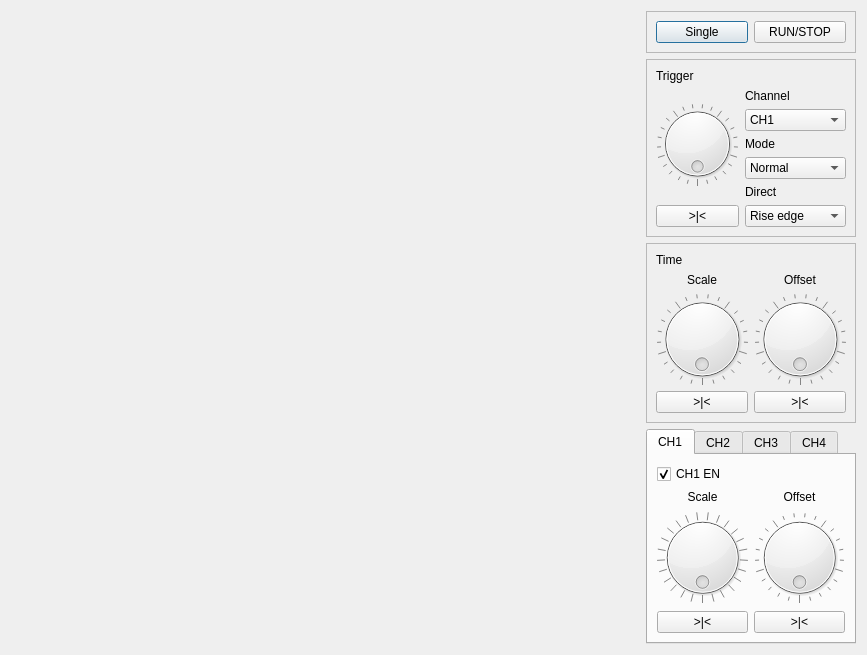
<?xml version="1.0" encoding="UTF-8"?>
<ui version="4.0">
 <class>oscilloscope</class>
 <widget class="QDialog" name="oscilloscope">
  <property name="geometry">
   <rect>
    <x>0</x>
    <y>0</y>
    <width>867</width>
    <height>655</height>
   </rect>
  </property>
  <property name="windowTitle">
   <string>Dialog</string>
  </property>
  <layout class="QHBoxLayout" name="horizontalLayout_9" stretch="3,1">
   <item>
    <layout class="QVBoxLayout" name="verticalLayout_23" stretch="20,1,0">
     <item>
      <widget class="ScopeView" name="scopeview" native="true">
       <property name="minimumSize">
        <size>
         <width>600</width>
         <height>400</height>
        </size>
       </property>
      </widget>
     </item>
     <item>
      <spacer name="verticalSpacer">
       <property name="orientation">
        <enum>Qt::Vertical</enum>
       </property>
       <property name="sizeType">
        <enum>QSizePolicy::Fixed</enum>
       </property>
       <property name="sizeHint" stdset="0">
        <size>
         <width>30</width>
         <height>20</height>
        </size>
       </property>
      </spacer>
     </item>
     <item>
      <widget class="PreView" name="preview" native="true">
       <property name="minimumSize">
        <size>
         <width>0</width>
         <height>30</height>
        </size>
       </property>
      </widget>
     </item>
    </layout>
   </item>
   <item>
    <layout class="QVBoxLayout" name="verticalLayout_22">
     <item>
      <widget class="QFrame" name="frame">
       <property name="frameShape">
        <enum>QFrame::StyledPanel</enum>
       </property>
       <property name="frameShadow">
        <enum>QFrame::Raised</enum>
       </property>
       <layout class="QHBoxLayout" name="horizontalLayout_8">
        <item>
         <widget class="QPushButton" name="singleBTN">
          <property name="text">
           <string>Single</string>
          </property>
         </widget>
        </item>
        <item>
         <widget class="QPushButton" name="runBTN">
          <property name="text">
           <string>RUN/STOP</string>
          </property>
         </widget>
        </item>
       </layout>
      </widget>
     </item>
     <item>
      <widget class="QFrame" name="frame_3">
       <property name="frameShape">
        <enum>QFrame::StyledPanel</enum>
       </property>
       <property name="frameShadow">
        <enum>QFrame::Raised</enum>
       </property>
       <layout class="QVBoxLayout" name="verticalLayout_21">
        <item>
         <widget class="QLabel" name="label_12">
          <property name="text">
           <string>Trigger</string>
          </property>
         </widget>
        </item>
        <item>
         <layout class="QHBoxLayout" name="horizontalLayout_7">
          <item>
           <layout class="QVBoxLayout" name="verticalLayout_19">
            <item>
             <widget class="Encoder" name="triggerENC">
              <property name="wrapping">
               <bool>true</bool>
              </property>
              <property name="notchesVisible">
               <bool>true</bool>
              </property>
             </widget>
            </item>
            <item>
             <widget class="QPushButton" name="triggerBTN">
              <property name="text">
               <string>&gt;|&lt;</string>
              </property>
             </widget>
            </item>
           </layout>
          </item>
          <item>
           <layout class="QVBoxLayout" name="verticalLayout_20">
            <item>
             <widget class="QLabel" name="label_3">
              <property name="text">
               <string>Channel</string>
              </property>
             </widget>
            </item>
            <item>
             <widget class="QComboBox" name="triggerCH">
              <item>
               <property name="text">
                <string>CH1</string>
               </property>
              </item>
              <item>
               <property name="text">
                <string>CH2</string>
               </property>
              </item>
              <item>
               <property name="text">
                <string>CH3</string>
               </property>
              </item>
              <item>
               <property name="text">
                <string>CH4</string>
               </property>
              </item>
             </widget>
            </item>
            <item>
             <widget class="QLabel" name="label_17">
              <property name="text">
               <string>Mode</string>
              </property>
             </widget>
            </item>
            <item>
             <widget class="QComboBox" name="triggerMode">
              <item>
               <property name="text">
                <string>Normal</string>
               </property>
              </item>
              <item>
               <property name="text">
                <string>Auto</string>
               </property>
              </item>
             </widget>
            </item>
            <item>
             <widget class="QLabel" name="label_18">
              <property name="text">
               <string>Direct</string>
              </property>
             </widget>
            </item>
            <item>
             <widget class="QComboBox" name="triggerDirect">
              <item>
               <property name="text">
                <string>Rise edge</string>
               </property>
              </item>
              <item>
               <property name="text">
                <string>Fall edge</string>
               </property>
              </item>
              <item>
               <property name="text">
                <string>Rise and Fall</string>
               </property>
              </item>
             </widget>
            </item>
           </layout>
          </item>
         </layout>
        </item>
       </layout>
      </widget>
     </item>
     <item>
      <widget class="QFrame" name="frame_2">
       <property name="frameShape">
        <enum>QFrame::StyledPanel</enum>
       </property>
       <property name="frameShadow">
        <enum>QFrame::Raised</enum>
       </property>
       <layout class="QVBoxLayout" name="verticalLayout_18">
        <item>
         <widget class="QLabel" name="label_11">
          <property name="text">
           <string>Time</string>
          </property>
         </widget>
        </item>
        <item>
         <layout class="QHBoxLayout" name="horizontalLayout_6">
          <item>
           <layout class="QVBoxLayout" name="verticalLayout_16">
            <item>
             <widget class="QLabel" name="label_15">
              <property name="text">
               <string>Scale</string>
              </property>
              <property name="alignment">
               <set>Qt::AlignCenter</set>
              </property>
             </widget>
            </item>
            <item>
             <widget class="Encoder" name="timescaleENC">
              <property name="wrapping">
               <bool>true</bool>
              </property>
              <property name="notchesVisible">
               <bool>true</bool>
              </property>
             </widget>
            </item>
            <item>
             <widget class="QPushButton" name="timeScaleBTN">
              <property name="text">
               <string>&gt;|&lt;</string>
              </property>
             </widget>
            </item>
           </layout>
          </item>
          <item>
           <layout class="QVBoxLayout" name="verticalLayout_17">
            <item>
             <widget class="QLabel" name="label_16">
              <property name="text">
               <string>Offset</string>
              </property>
              <property name="alignment">
               <set>Qt::AlignCenter</set>
              </property>
             </widget>
            </item>
            <item>
             <widget class="Encoder" name="timeoffsetENC">
              <property name="wrapping">
               <bool>true</bool>
              </property>
              <property name="notchesVisible">
               <bool>true</bool>
              </property>
             </widget>
            </item>
            <item>
             <widget class="QPushButton" name="timeOffsetBTN">
              <property name="text">
               <string>&gt;|&lt;</string>
              </property>
             </widget>
            </item>
           </layout>
          </item>
         </layout>
        </item>
       </layout>
      </widget>
     </item>
     <item>
      <widget class="QTabWidget" name="tabWidget">
       <property name="currentIndex">
        <number>0</number>
       </property>
       <widget class="QWidget" name="CH1">
        <attribute name="title">
         <string>CH1</string>
        </attribute>
        <layout class="QVBoxLayout" name="verticalLayout_3">
         <item>
          <widget class="QCheckBox" name="CH1_EN">
           <property name="text">
            <string>CH1 EN</string>
           </property>
           <property name="checked">
            <bool>true</bool>
           </property>
           <property name="tristate">
            <bool>false</bool>
           </property>
          </widget>
         </item>
         <item>
          <layout class="QHBoxLayout" name="horizontalLayout">
           <item>
            <layout class="QVBoxLayout" name="verticalLayout">
             <item>
              <widget class="QLabel" name="label">
               <property name="layoutDirection">
                <enum>Qt::LeftToRight</enum>
               </property>
               <property name="text">
                <string>Scale</string>
               </property>
               <property name="alignment">
                <set>Qt::AlignCenter</set>
               </property>
              </widget>
             </item>
             <item>
              <widget class="Encoder" name="CH1scaleENC">
               <property name="pageStep">
                <number>1</number>
               </property>
               <property name="wrapping">
                <bool>true</bool>
               </property>
               <property name="notchesVisible">
                <bool>true</bool>
               </property>
              </widget>
             </item>
             <item>
              <widget class="QPushButton" name="CH1ScaleBTN">
               <property name="text">
                <string>&gt;|&lt;</string>
               </property>
              </widget>
             </item>
            </layout>
           </item>
           <item>
            <layout class="QVBoxLayout" name="verticalLayout_2">
             <item>
              <widget class="QLabel" name="label_2">
               <property name="text">
                <string>Offset</string>
               </property>
               <property name="alignment">
                <set>Qt::AlignCenter</set>
               </property>
              </widget>
             </item>
             <item>
              <widget class="Encoder" name="CH1offsetENC">
               <property name="wrapping">
                <bool>true</bool>
               </property>
               <property name="notchesVisible">
                <bool>true</bool>
               </property>
              </widget>
             </item>
             <item>
              <widget class="QPushButton" name="CH1OffsetBTN">
               <property name="text">
                <string>&gt;|&lt;</string>
               </property>
              </widget>
             </item>
            </layout>
           </item>
          </layout>
         </item>
        </layout>
       </widget>
       <widget class="QWidget" name="CH2">
        <attribute name="title">
         <string>CH2</string>
        </attribute>
        <layout class="QVBoxLayout" name="verticalLayout_13">
         <item>
          <widget class="QCheckBox" name="CH2_EN">
           <property name="text">
            <string>CH2 EN</string>
           </property>
           <property name="checked">
            <bool>true</bool>
           </property>
           <property name="tristate">
            <bool>false</bool>
           </property>
          </widget>
         </item>
         <item>
          <layout class="QHBoxLayout" name="horizontalLayout_3">
           <item>
            <layout class="QVBoxLayout" name="verticalLayout_7">
             <item>
              <widget class="QLabel" name="label_5">
               <property name="text">
                <string>Scale</string>
               </property>
               <property name="alignment">
                <set>Qt::AlignCenter</set>
               </property>
              </widget>
             </item>
             <item>
              <widget class="Encoder" name="CH2scaleENC">
               <property name="wrapping">
                <bool>true</bool>
               </property>
               <property name="notchesVisible">
                <bool>true</bool>
               </property>
              </widget>
             </item>
             <item>
              <widget class="QPushButton" name="CH2ScaleBTN">
               <property name="text">
                <string>&gt;|&lt;</string>
               </property>
              </widget>
             </item>
            </layout>
           </item>
           <item>
            <layout class="QVBoxLayout" name="verticalLayout_8">
             <item>
              <widget class="QLabel" name="label_6">
               <property name="text">
                <string>Offset</string>
               </property>
               <property name="alignment">
                <set>Qt::AlignCenter</set>
               </property>
              </widget>
             </item>
             <item>
              <widget class="Encoder" name="CH2offsetENC">
               <property name="wrapping">
                <bool>true</bool>
               </property>
               <property name="notchesVisible">
                <bool>true</bool>
               </property>
              </widget>
             </item>
             <item>
              <widget class="QPushButton" name="CH2OffsetBTN">
               <property name="text">
                <string>&gt;|&lt;</string>
               </property>
              </widget>
             </item>
            </layout>
           </item>
          </layout>
         </item>
        </layout>
       </widget>
       <widget class="QWidget" name="CH3">
        <attribute name="title">
         <string>CH3</string>
        </attribute>
        <layout class="QVBoxLayout" name="verticalLayout_14">
         <item>
          <widget class="QCheckBox" name="CH3_EN">
           <property name="text">
            <string>CH3 EN</string>
           </property>
           <property name="checkable">
            <bool>true</bool>
           </property>
           <property name="checked">
            <bool>false</bool>
           </property>
           <property name="tristate">
            <bool>false</bool>
           </property>
          </widget>
         </item>
         <item>
          <layout class="QHBoxLayout" name="horizontalLayout_4">
           <item>
            <layout class="QVBoxLayout" name="verticalLayout_10">
             <item>
              <widget class="QLabel" name="label_8">
               <property name="text">
                <string>Scale</string>
               </property>
               <property name="alignment">
                <set>Qt::AlignCenter</set>
               </property>
              </widget>
             </item>
             <item>
              <widget class="Encoder" name="CH3scaleENC">
               <property name="wrapping">
                <bool>true</bool>
               </property>
               <property name="notchesVisible">
                <bool>true</bool>
               </property>
              </widget>
             </item>
             <item>
              <widget class="QPushButton" name="CH3ScaleBTN">
               <property name="text">
                <string>&gt;|&lt;</string>
               </property>
              </widget>
             </item>
            </layout>
           </item>
           <item>
            <layout class="QVBoxLayout" name="verticalLayout_9">
             <item>
              <widget class="QLabel" name="label_7">
               <property name="text">
                <string>Offset</string>
               </property>
               <property name="alignment">
                <set>Qt::AlignCenter</set>
               </property>
              </widget>
             </item>
             <item>
              <widget class="Encoder" name="CH3offsetENC">
               <property name="wrapping">
                <bool>true</bool>
               </property>
               <property name="notchesVisible">
                <bool>true</bool>
               </property>
              </widget>
             </item>
             <item>
              <widget class="QPushButton" name="CH3OffsetBTN">
               <property name="text">
                <string>&gt;|&lt;</string>
               </property>
              </widget>
             </item>
            </layout>
           </item>
          </layout>
         </item>
        </layout>
       </widget>
       <widget class="QWidget" name="CH4">
        <attribute name="title">
         <string>CH4</string>
        </attribute>
        <layout class="QVBoxLayout" name="verticalLayout_15">
         <item>
          <widget class="QCheckBox" name="CH4_EN">
           <property name="text">
            <string>CH4 EN</string>
           </property>
           <property name="checkable">
            <bool>true</bool>
           </property>
           <property name="checked">
            <bool>false</bool>
           </property>
           <property name="tristate">
            <bool>false</bool>
           </property>
          </widget>
         </item>
         <item>
          <layout class="QHBoxLayout" name="horizontalLayout_5">
           <item>
            <layout class="QVBoxLayout" name="verticalLayout_12">
             <item>
              <widget class="QLabel" name="label_10">
               <property name="text">
                <string>Scale</string>
               </property>
               <property name="alignment">
                <set>Qt::AlignCenter</set>
               </property>
              </widget>
             </item>
             <item>
              <widget class="Encoder" name="CH4scaleENC">
               <property name="pageStep">
                <number>1</number>
               </property>
               <property name="wrapping">
                <bool>true</bool>
               </property>
               <property name="notchesVisible">
                <bool>true</bool>
               </property>
              </widget>
             </item>
             <item>
              <widget class="QPushButton" name="CH4ScaleBTN">
               <property name="text">
                <string>&gt;|&lt;</string>
               </property>
              </widget>
             </item>
            </layout>
           </item>
           <item>
            <layout class="QVBoxLayout" name="verticalLayout_11">
             <item>
              <widget class="QLabel" name="label_9">
               <property name="text">
                <string>Offset</string>
               </property>
               <property name="alignment">
                <set>Qt::AlignCenter</set>
               </property>
              </widget>
             </item>
             <item>
              <widget class="Encoder" name="CH4offsetENC">
               <property name="wrapping">
                <bool>true</bool>
               </property>
               <property name="notchesVisible">
                <bool>true</bool>
               </property>
              </widget>
             </item>
             <item>
              <widget class="QPushButton" name="CH4OffsetBTN">
               <property name="text">
                <string>&gt;|&lt;</string>
               </property>
              </widget>
             </item>
            </layout>
           </item>
          </layout>
         </item>
        </layout>
       </widget>
      </widget>
     </item>
    </layout>
   </item>
  </layout>
 </widget>
 <customwidgets>
  <customwidget>
   <class>Encoder</class>
   <extends>QDial</extends>
   <header>encoder.h</header>
   <slots>
    <signal>encoderOutput(int)</signal>
    <slot>resetValue()</slot>
   </slots>
  </customwidget>
  <customwidget>
   <class>ScopeView</class>
   <extends>QWidget</extends>
   <header location="global">scopeview.h</header>
   <container>1</container>
   <slots>
    <signal>timeDrag(int)</signal>
    <slot>changeTimeLocation(int)</slot>
   </slots>
  </customwidget>
  <customwidget>
   <class>PreView</class>
   <extends>QWidget</extends>
   <header location="global">preview.h</header>
   <container>1</container>
  </customwidget>
 </customwidgets>
 <resources/>
 <connections/>
 <slots>
  <slot>timeDragRes(int)</slot>
 </slots>
</ui>
